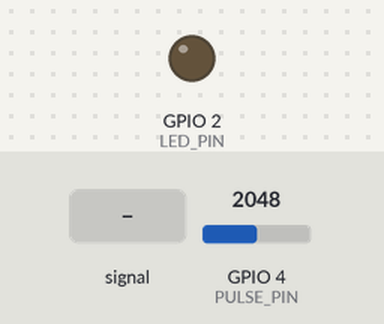
Simulated run of this sketch. Board: ESP32-S3. Parts: output pins drawn as LEDs (lit = HIGH). Dashed ring = blinking. The inputs (shaded band) are chosen by the test bench; at power-on: GPIO 4 (PULSE_PIN) = 2048. WiFi joins after 1.5 s; servers stay silent unless stated; nothing arrives over Bluetooth unless stated; a phone connects over Bluetooth LE 3 s after start; what the sketch prints to the serial monitor is not drawn.

Above: at 2.7 s.
2.8 s: GPIO 4 (PULSE_PIN) fed a 200 Hz sine of ±327 counts around its level
At 3.27 s:
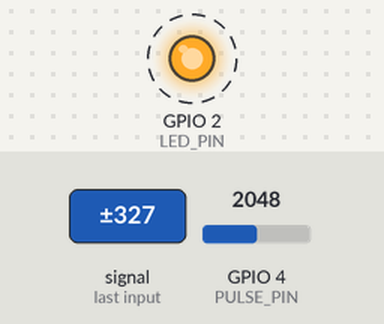
5.8 s: GPIO 4 (PULSE_PIN) set to 2240
At 6.7 s:
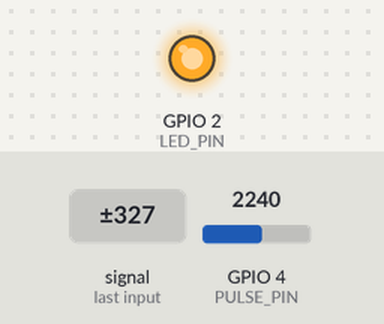
7.3 s: GPIO 4 (PULSE_PIN) set to 2138
At 8.1 s:
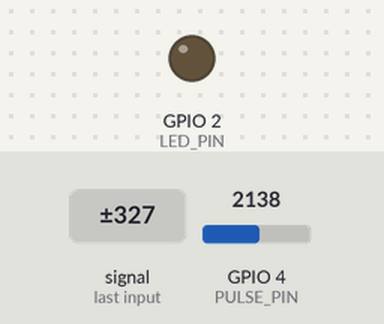
8.8 s: GPIO 4 (PULSE_PIN) set to 2866
At 10.2 s:
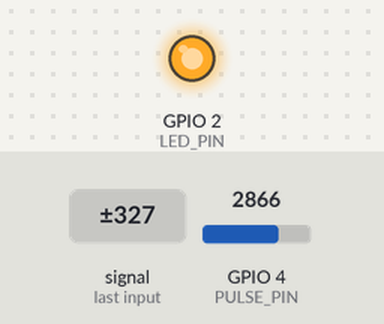
Timing chart, 0 to 11.3 s (numbered marks = the images above; inputs shaded):
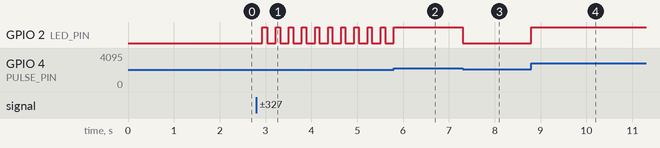

Measured:
- the behaviour switches between 2200 and 2199 on GPIO 4 (PULSE_PIN) (found by bisection; images 2 and 3)
- after the input at 2.8 s, GPIO 2 (LED_PIN): alternates HIGH for 0.09 s and LOW for 0.19 s, starting after 0.13 s
- after the input at 5.8 s, GPIO 2 (LED_PIN): goes on until 5.8 s, then stays HIGH
- after the input at 7.3 s, GPIO 2 (LED_PIN): HIGH → LOW at once
- after the input at 8.8 s, GPIO 2 (LED_PIN): LOW → HIGH at once

The sketch:

pulse_sensor_esp32.ino
```cpp
/*
 * HeartBeat Study – ESP32 Pulse Sensor Sketch
 * Transmits BPM simultaneously over:
 *   • WiFi  → HTTP POST to Flask server (direct, no PC needed)
 *   • Bluetooth Classic Serial → Windows PC → Flask server (fallback / parallel)
 *
 * Board: ESP32 Dev Module (select in Arduino IDE: Tools → Board → ESP32 Arduino)
 * Required libraries (install via Library Manager):
 *   – "ESP32" board support package (by Espressif)
 *   – BluetoothSerial  (bundled with ESP32 board package)
 *   – HTTPClient       (bundled with ESP32 board package)
 *
 * Wiring (Pulse Sensor Amped or generic analog pulse sensor):
 *   Sensor S (signal) → GPIO 34   (ADC1_CH6 – input only, no DAC conflict)
 *   Sensor + (VCC)    → 3.3 V
 *   Sensor – (GND)    → GND
 *   Built-in LED      → GPIO 2    (blinks on each detected beat)
 *
 * ── Configuration ─────────────────────────────────────────────────────────
 * Edit the four constants below, then upload.
 */

#include <WiFi.h>
#include <HTTPClient.h>
#include <BLEDevice.h>
#include <BLEServer.h>
#include <BLEUtils.h>
#include <BLE2902.h>

// ── USER CONFIG ────────────────────────────────────────────────────────────
const char* WIFI_SSID   = "ChenDong";
const char* WIFI_PASS   = "123456cd";
// Flask server URL – use WSL IP (run `hostname -I` in WSL to find it)
const char* SERVER_URL  = "http://172.30.182.116:5000/api/pulse";
const char* BT_NAME     = "HeartBeat-ESP32";   // Bluetooth device name
// ── END CONFIG ─────────────────────────────────────────────────────────────

// ── Pin assignments ────────────────────────────────────────────────────────
const int PULSE_PIN = 4;    // ADC input (3.3 V max – do NOT use 5 V sensor VCC) - Changed for ESP32-S3
const int LED_PIN   = 2;    // Built-in LED on most ESP32 dev boards

// ── Peak detection ─────────────────────────────────────────────────────────
// ESP32 ADC is 12-bit (0–4095). Midpoint ≈ 2048.
const int THRESHOLD = 2200; // Raised slightly to avoid noise floor

// ── Beat Event Logic ───────────────────────────────────────────────────────
unsigned long lastBeatTime  = 0;
bool          aboveThreshold = false;

// BLE Globals
BLEServer* pServer = NULL;
BLECharacteristic* pCharacteristic = NULL;
bool deviceConnected = false;
bool oldDeviceConnected = false;

// See the following for generating UUIDs:
// https://www.uuidgenerator.net/
#define SERVICE_UUID        "4fafc201-1fb5-459e-8fcc-c5c9c331914b"
#define CHARACTERISTIC_UUID "beb5483e-36e1-4688-b7f5-ea07361b26a8"

class MyServerCallbacks: public BLEServerCallbacks {
    void onConnect(BLEServer* pServer) {
      deviceConnected = true;
    };

    void onDisconnect(BLEServer* pServer) {
      deviceConnected = false;
    }
};

// ── WiFi helpers ───────────────────────────────────────────────────────────
void connectWiFi() {
  Serial.printf("[WiFi] Connecting to %s ", WIFI_SSID);
  WiFi.begin(WIFI_SSID, WIFI_PASS);
  int attempts = 0;
  while (WiFi.status() != WL_CONNECTED && attempts < 20) {
    delay(500);
    Serial.print(".");
    attempts++;
  }
  if (WiFi.status() == WL_CONNECTED) {
    Serial.printf("\n[WiFi] Connected – IP: %s\n", WiFi.localIP().toString().c_str());
  } else {
    Serial.println("\n[WiFi] Failed – will retry later. BT still active.");
  }
}

bool postBpmWiFi(int bpm) {
  if (WiFi.status() != WL_CONNECTED) {
    connectWiFi();                          // attempt reconnect
    if (WiFi.status() != WL_CONNECTED) return false;
  }
  HTTPClient http;
  http.begin(SERVER_URL);
  http.addHeader("Content-Type", "application/json");
  String body = "{\"bpm\":" + String(bpm) + "}";
  int code = http.POST(body);
  http.end();
  return (code == 200);
}

// ── Detect Beat ────────────────────────────────────────────────────────
// Only triggers once per rising edge, with debouncing
void detectBeat() {
  int signal = analogRead(PULSE_PIN);
  unsigned long now = millis();

  // Basic threshold crossing + time gate (min 250ms = max 240 BPM)
  if (signal > THRESHOLD && !aboveThreshold) {
    if ((now - lastBeatTime) > 250) {
        aboveThreshold = true;
        digitalWrite(LED_PIN, HIGH);

        lastBeatTime = now;

        // Send "BEAT" notification immediately via BLE
        if (deviceConnected) {
            std::string msg = "BEAT";
            pCharacteristic->setValue(msg);
            pCharacteristic->notify();
            Serial.println("[BLE] Sent: BEAT");
        }
    }
  }

  if (signal < THRESHOLD && aboveThreshold) {
    aboveThreshold = false;
    digitalWrite(LED_PIN, LOW);
  }
}

// ── Setup ──────────────────────────────────────────────────────────────────
void setup() {
  Serial.begin(115200);
  pinMode(LED_PIN, OUTPUT);

  // Start BLE
  Serial.println("[BLE] Starting BLE...");
  BLEDevice::init(BT_NAME);
  pServer = BLEDevice::createServer();
  pServer->setCallbacks(new MyServerCallbacks());

  BLEService *pService = pServer->createService(SERVICE_UUID);

  pCharacteristic = pService->createCharacteristic(
                      CHARACTERISTIC_UUID,
                      BLECharacteristic::PROPERTY_READ   |
                      BLECharacteristic::PROPERTY_WRITE  |
                      BLECharacteristic::PROPERTY_NOTIFY |
                      BLECharacteristic::PROPERTY_INDICATE
                    );

  pCharacteristic->addDescriptor(new BLE2902());

  pService->start();

  BLEAdvertising *pAdvertising = BLEDevice::getAdvertising();
  pAdvertising->addServiceUUID(SERVICE_UUID);
  pAdvertising->setScanResponse(false);
  pAdvertising->setMinPreferred(0x0);  // set value to 0x00 to not advertise this parameter
  BLEDevice::startAdvertising();
  Serial.printf("[BLE] Device ready – scan for \"%s\"\n", BT_NAME);

  // Start WiFi (non-blocking – BT works even if WiFi fails)
  connectWiFi();
}

// ── Main loop ──────────────────────────────────────────────────────────────
void loop() {
  detectBeat();

  // BLE Management
  if (!deviceConnected && oldDeviceConnected) {
      delay(500);
      pServer->startAdvertising();
      Serial.println("[BLE] Restarting advertising...");
      oldDeviceConnected = deviceConnected;
  }

  if (deviceConnected && !oldDeviceConnected) {
      oldDeviceConnected = deviceConnected;
  }
  // Short delay for stability
  delay(10);
}
```
